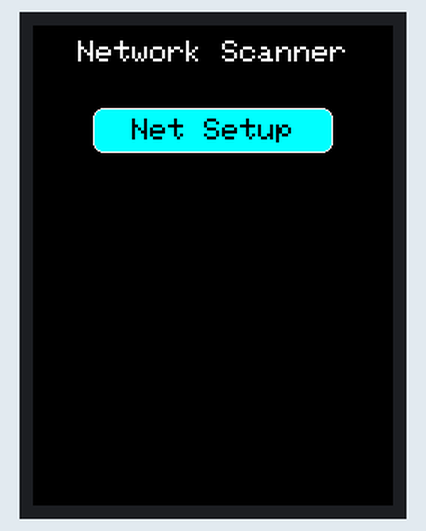
Simulated run of this sketch. Board: Arduino Uno, built with avr-gcc and run on an emulated ATmega328P. On the bench: 240×320 colour display. What the sketch prints to the serial monitor is not drawn.

Above: at 0.4 s.

The sketch:

sketch_may31g.ino
```cpp
#include <Adafruit_GFX.h>
#include <MCUFRIEND_kbv.h>
MCUFRIEND_kbv tft;
#include <TouchScreen.h>
#define MINPRESSURE 200
#define MAXPRESSURE 1000

#define MAIN_PAGE 1
#define NET_SETUP_PAGE 2

#define BLACK     0x0000
#define BLUE      0x001F
#define RED       0xF800
#define GREEN     0x07E0
#define CYAN      0x07FF
#define MAGENTA   0xF81F
#define YELLOW    0xFFE0
#define WHITE     0xFFFF
#define LIGHTGREY 0xDDDD

#define BTN_BACK          0
#define BTN_NET_SETUP     1
#define BTN_COUNT         2

const int XP = 6, XM = A2, YP = A1, YM = 7;
const int TS_LEFT = 154, TS_RT = 814, TS_TOP = 91, TS_BOT = 883;

TouchScreen ts = TouchScreen(XP, YP, XM, YM, 300);

Adafruit_GFX_Button btnBack, btnNetSetup;
bool btnStatuses[BTN_COUNT];

int pixel_x, pixel_y, scrWidth, scrHeight, prevPage, currentPage, pageChanged;

void setup(void)
{
  Serial.begin(9600);

  uint16_t ID = tft.readID();
  Serial.print("TFT ID = 0x");
  Serial.println(ID, HEX);
  Serial.println("Calibrate for your Touch Panel");

  if (ID == 0xD3D3) ID = 0x9486;

  tft.begin(ID);
  tft.setRotation(0);
  tft.fillScreen(BLACK);

  scrWidth = tft.width();
  scrHeight = tft.height();

  Serial.print("Screen width = ");
  Serial.println(scrWidth);
  Serial.print("Screen height = ");
  Serial.println(scrHeight);

  prevPage = 0;
  currentPage = MAIN_PAGE;
  pageChanged = 1;
}

void initButtons() {
  int i;

  for (i = 0; i < BTN_COUNT; i++) {
    btnStatuses[i] = false;
  }
}

void toggleButton(int id, bool enabled) {
  int i;

  for (i = 0; i < BTN_COUNT; i++) {
    if (i == id) {
      btnStatuses[i] = enabled;
    }
  }
}

bool TouchGetXY(void)
{
  TSPoint p = ts.getPoint();
  pinMode(YP, OUTPUT);
  pinMode(XM, OUTPUT);
  digitalWrite(YP, HIGH);
  digitalWrite(XM, HIGH);
  bool pressed = (p.z > MINPRESSURE && p.z < MAXPRESSURE);
  if (pressed) {
    pixel_x = map(p.x, TS_LEFT, TS_RT, 0, tft.width());
    pixel_y = map(p.y, TS_TOP, TS_BOT, 0, tft.height());
  }
  return pressed;
}

void centerPrint(const char *s, int y)
{
  int len = strlen(s) * 6 * 2;
  tft.setCursor((scrWidth - len) / 2, y);
  tft.setTextColor(WHITE);
  tft.print(s);
}

void printTitle(const char *s)
{
  tft.setTextSize(2);
  centerPrint(s, 10);
}

void toast(const char *s, int delay) {
  tft.fillRoundRect(40, 80, 160, 80, 5, LIGHTGREY);
}

void drawIpAddrInput() {
  tft.fillRect(0, 0, 240, 320, BLACK);

  backButton();
}

void backButton() {
  tft.setTextSize(1);

  btnBack.initButton(&tft,  50, 280, 60, 30, WHITE, BLUE, BLACK, "Back", 1);
  btnBack.drawButton(false);
}

void drawMainPage() {
  tft.fillRect(0, 0, 240, 320, BLACK);

  printTitle("Network Scanner");

  btnNetSetup.initButton(&tft,  120, 70, 160, 30, WHITE, CYAN, BLACK, "Net Setup", 2);
  btnNetSetup.drawButton(false);

  initButtons();

  toggleButton(BTN_NET_SETUP, true);
}

void drawNetSetupPage() {
  tft.fillRect(0, 0, 240, 320, BLACK);

  printTitle("Network Scanner");

  tft.setTextColor(WHITE);
  tft.setTextSize(1);

  // IP Address Input
  tft.setCursor(10, 55);
  tft.print("IP Address");

  tft.drawRect(100, 50, 120, 20, WHITE);

  tft.setCursor(115, 55);
  tft.print("xxx.xxx.xxx.xxx");

  // Netmask Input
  tft.setCursor(10, 85);
  tft.print("Netmask");

  tft.drawRect(100, 80, 120, 20, WHITE);

  tft.setCursor(115, 85);
  tft.print("xxx.xxx.xxx.xxx");

  // Gateway Input
  tft.setCursor(10, 115);
  tft.print("Gateway");

  tft.drawRect(100, 110, 120, 20, WHITE);

  tft.setCursor(115, 115);
  tft.print("xxx.xxx.xxx.xxx");

  // DNS Input
  tft.setCursor(10, 145);
  tft.print("DNS Server");

  tft.drawRect(100, 140, 120, 20, WHITE);

  tft.setCursor(115, 145);
  tft.print("xxx.xxx.xxx.xxx");

  backButton();

  initButtons();

  toggleButton(BTN_BACK, true);
}

void loop(void)
{
  if (pageChanged > 0) {
    switch(currentPage) {
      case MAIN_PAGE:
        drawMainPage();
        break;
      case NET_SETUP_PAGE:
        drawNetSetupPage();
        break;
    }

    pageChanged = 0;
  }

  bool down = TouchGetXY();

  btnBack.press(down && btnStatuses[BTN_BACK] && btnBack.contains(pixel_x, pixel_y));
  btnNetSetup.press(down && btnStatuses[BTN_NET_SETUP] && btnNetSetup.contains(pixel_x, pixel_y));

  if (btnBack.justPressed()) {
    currentPage = prevPage;
    prevPage = 0;
    pageChanged = 1;
  }

  if (btnNetSetup.justPressed()) {
    prevPage = currentPage;
    currentPage = NET_SETUP_PAGE;
    pageChanged = 1;
  }
}
```
